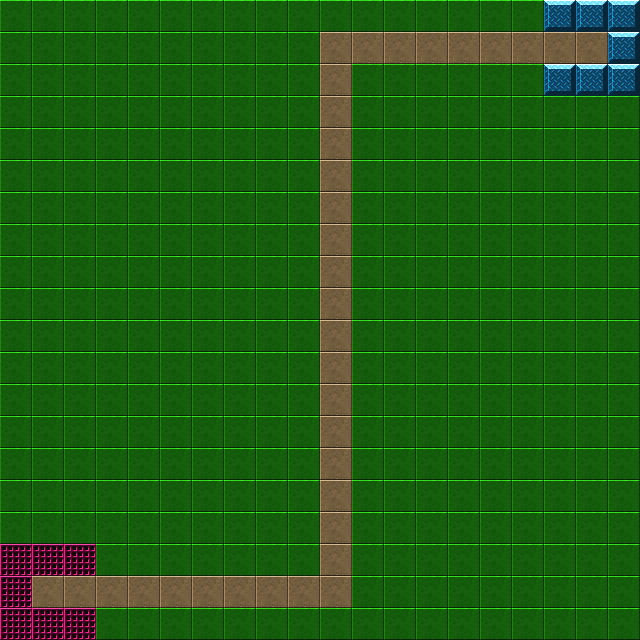

The image is a tile-based game level rendered from a .tmx file. Its description and complete source (layers, tilesets, objects, tile grids) follow:
An orthogonal 20x20 tile map with 32x32 px tiles, 4 tile layers (Terrain, Path, Spawn, Base) and 2 objects.

<map version="1.2" tiledversion="1.2.4" orientation="orthogonal" renderorder="right-down" width="20" height="20" tilewidth="32" tileheight="32" infinite="0" nextlayerid="9" nextobjectid="6">
 <tileset firstgid="1" name="tiles" tilewidth="32" tileheight="32" tilecount="140" columns="14">
  <image source="gridtiles.png" width="448" height="320" />
  <tile id="40">
   <properties>
    <property name="base" type="bool" value="true" />
   </properties>
  </tile>
  <tile id="49">
   <properties>
    <property name="spawnpoint" type="bool" value="true" />
   </properties>
  </tile>
  <tile id="56">
   <properties>
    <property name="collide" type="bool" value="true" />
   </properties>
  </tile>
 </tileset>
 <layer id="1" name="Terrain" width="20" height="20">
  <data encoding="csv">
57,57,57,57,57,57,57,57,57,57,57,57,57,57,57,57,57,57,57,57,
57,57,57,57,57,57,57,57,57,57,57,57,57,57,57,57,57,57,57,57,
57,57,57,57,57,57,57,57,57,57,57,57,57,57,57,57,57,57,57,57,
57,57,57,57,57,57,57,57,57,57,57,57,57,57,57,57,57,57,57,57,
57,57,57,57,57,57,57,57,57,57,57,57,57,57,57,57,57,57,57,57,
57,57,57,57,57,57,57,57,57,57,57,57,57,57,57,57,57,57,57,57,
57,57,57,57,57,57,57,57,57,57,57,57,57,57,57,57,57,57,57,57,
57,57,57,57,57,57,57,57,57,57,57,57,57,57,57,57,57,57,57,57,
57,57,57,57,57,57,57,57,57,57,57,57,57,57,57,57,57,57,57,57,
57,57,57,57,57,57,57,57,57,57,57,57,57,57,57,57,57,57,57,57,
57,57,57,57,57,57,57,57,57,57,57,57,57,57,57,57,57,57,57,57,
57,57,57,57,57,57,57,57,57,57,57,57,57,57,57,57,57,57,57,57,
57,57,57,57,57,57,57,57,57,57,57,57,57,57,57,57,57,57,57,57,
57,57,57,57,57,57,57,57,57,57,57,57,57,57,57,57,57,57,57,57,
57,57,57,57,57,57,57,57,57,57,57,57,57,57,57,57,57,57,57,57,
57,57,57,57,57,57,57,57,57,57,57,57,57,57,57,57,57,57,57,57,
57,57,57,57,57,57,57,57,57,57,57,57,57,57,57,57,57,57,57,57,
57,57,57,57,57,57,57,57,57,57,57,57,57,57,57,57,57,57,57,57,
57,57,57,57,57,57,57,57,57,57,57,57,57,57,57,57,57,57,57,57,
57,57,57,57,57,57,57,57,57,57,57,57,57,57,57,57,57,57,57,57
</data>
 </layer>
 <layer id="4" name="Path" width="20" height="20">
  <data encoding="csv">
0,0,0,0,0,0,0,0,0,0,0,0,0,0,0,0,0,0,0,0,
0,0,0,0,0,0,0,0,0,0,113,113,113,113,113,113,113,113,113,0,
0,0,0,0,0,0,0,0,0,0,113,0,0,0,0,0,0,0,0,0,
0,0,0,0,0,0,0,0,0,0,113,0,0,0,0,0,0,0,0,0,
0,0,0,0,0,0,0,0,0,0,113,0,0,0,0,0,0,0,0,0,
0,0,0,0,0,0,0,0,0,0,113,0,0,0,0,0,0,0,0,0,
0,0,0,0,0,0,0,0,0,0,113,0,0,0,0,0,0,0,0,0,
0,0,0,0,0,0,0,0,0,0,113,0,0,0,0,0,0,0,0,0,
0,0,0,0,0,0,0,0,0,0,113,0,0,0,0,0,0,0,0,0,
0,0,0,0,0,0,0,0,0,0,113,0,0,0,0,0,0,0,0,0,
0,0,0,0,0,0,0,0,0,0,113,0,0,0,0,0,0,0,0,0,
0,0,0,0,0,0,0,0,0,0,113,0,0,0,0,0,0,0,0,0,
0,0,0,0,0,0,0,0,0,0,113,0,0,0,0,0,0,0,0,0,
0,0,0,0,0,0,0,0,0,0,113,0,0,0,0,0,0,0,0,0,
0,0,0,0,0,0,0,0,0,0,113,0,0,0,0,0,0,0,0,0,
0,0,0,0,0,0,0,0,0,0,113,0,0,0,0,0,0,0,0,0,
0,0,0,0,0,0,0,0,0,0,113,0,0,0,0,0,0,0,0,0,
0,0,0,0,0,0,0,0,0,0,113,0,0,0,0,0,0,0,0,0,
0,113,113,113,113,113,113,113,113,113,113,0,0,0,0,0,0,0,0,0,
0,0,0,0,0,0,0,0,0,0,0,0,0,0,0,0,0,0,0,0
</data>
 </layer>
 <layer id="2" name="Spawn" width="20" height="20">
  <data encoding="csv">
0,0,0,0,0,0,0,0,0,0,0,0,0,0,0,0,0,0,0,0,
0,0,0,0,0,0,0,0,0,0,0,0,0,0,0,0,0,0,0,0,
0,0,0,0,0,0,0,0,0,0,0,0,0,0,0,0,0,0,0,0,
0,0,0,0,0,0,0,0,0,0,0,0,0,0,0,0,0,0,0,0,
0,0,0,0,0,0,0,0,0,0,0,0,0,0,0,0,0,0,0,0,
0,0,0,0,0,0,0,0,0,0,0,0,0,0,0,0,0,0,0,0,
0,0,0,0,0,0,0,0,0,0,0,0,0,0,0,0,0,0,0,0,
0,0,0,0,0,0,0,0,0,0,0,0,0,0,0,0,0,0,0,0,
0,0,0,0,0,0,0,0,0,0,0,0,0,0,0,0,0,0,0,0,
0,0,0,0,0,0,0,0,0,0,0,0,0,0,0,0,0,0,0,0,
0,0,0,0,0,0,0,0,0,0,0,0,0,0,0,0,0,0,0,0,
0,0,0,0,0,0,0,0,0,0,0,0,0,0,0,0,0,0,0,0,
0,0,0,0,0,0,0,0,0,0,0,0,0,0,0,0,0,0,0,0,
0,0,0,0,0,0,0,0,0,0,0,0,0,0,0,0,0,0,0,0,
0,0,0,0,0,0,0,0,0,0,0,0,0,0,0,0,0,0,0,0,
0,0,0,0,0,0,0,0,0,0,0,0,0,0,0,0,0,0,0,0,
0,0,0,0,0,0,0,0,0,0,0,0,0,0,0,0,0,0,0,0,
105,105,105,0,0,0,0,0,0,0,0,0,0,0,0,0,0,0,0,0,
105,0,0,0,0,0,0,0,0,0,0,0,0,0,0,0,0,0,0,0,
105,105,105,0,0,0,0,0,0,0,0,0,0,0,0,0,0,0,0,0
</data>
 </layer>
 <objectgroup id="7" name="Spawn">
  <object id="4" gid="50" x="32" y="608" width="32" height="32" />
 </objectgroup>
 <objectgroup id="8" name="Base">
  <object id="5" gid="40" x="576" y="64" width="32" height="32" />
 </objectgroup>
 <layer id="3" name="Base" width="20" height="20">
  <data encoding="csv">
0,0,0,0,0,0,0,0,0,0,0,0,0,0,0,0,0,39,39,39,
0,0,0,0,0,0,0,0,0,0,0,0,0,0,0,0,0,0,0,39,
0,0,0,0,0,0,0,0,0,0,0,0,0,0,0,0,0,39,39,39,
0,0,0,0,0,0,0,0,0,0,0,0,0,0,0,0,0,0,0,0,
0,0,0,0,0,0,0,0,0,0,0,0,0,0,0,0,0,0,0,0,
0,0,0,0,0,0,0,0,0,0,0,0,0,0,0,0,0,0,0,0,
0,0,0,0,0,0,0,0,0,0,0,0,0,0,0,0,0,0,0,0,
0,0,0,0,0,0,0,0,0,0,0,0,0,0,0,0,0,0,0,0,
0,0,0,0,0,0,0,0,0,0,0,0,0,0,0,0,0,0,0,0,
0,0,0,0,0,0,0,0,0,0,0,0,0,0,0,0,0,0,0,0,
0,0,0,0,0,0,0,0,0,0,0,0,0,0,0,0,0,0,0,0,
0,0,0,0,0,0,0,0,0,0,0,0,0,0,0,0,0,0,0,0,
0,0,0,0,0,0,0,0,0,0,0,0,0,0,0,0,0,0,0,0,
0,0,0,0,0,0,0,0,0,0,0,0,0,0,0,0,0,0,0,0,
0,0,0,0,0,0,0,0,0,0,0,0,0,0,0,0,0,0,0,0,
0,0,0,0,0,0,0,0,0,0,0,0,0,0,0,0,0,0,0,0,
0,0,0,0,0,0,0,0,0,0,0,0,0,0,0,0,0,0,0,0,
0,0,0,0,0,0,0,0,0,0,0,0,0,0,0,0,0,0,0,0,
0,0,0,0,0,0,0,0,0,0,0,0,0,0,0,0,0,0,0,0,
0,0,0,0,0,0,0,0,0,0,0,0,0,0,0,0,0,0,0,0
</data>
 </layer>
</map>